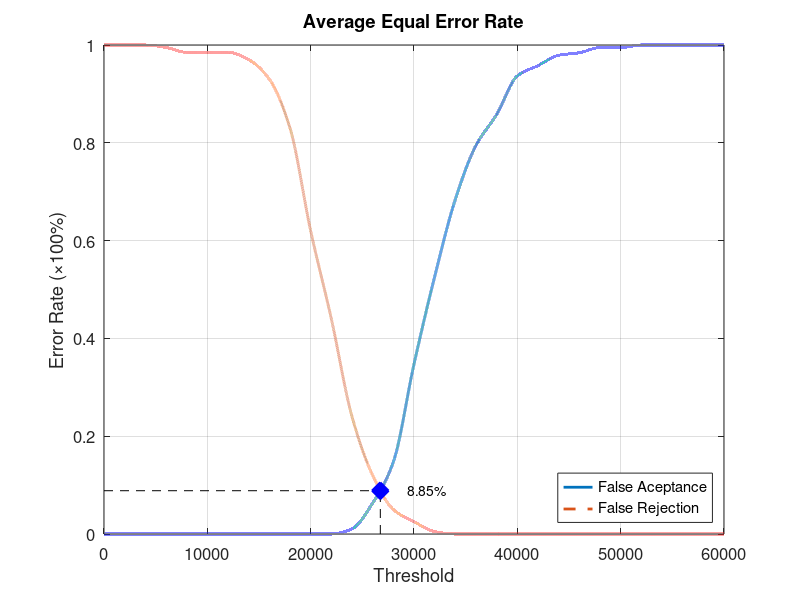
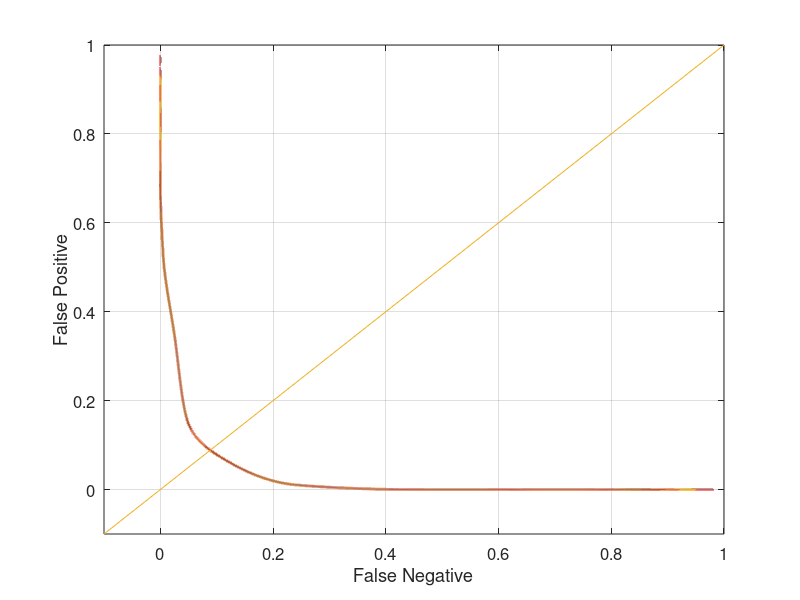

MATLAB code for these plots, in order:
function yEER = Database2_1
close all;
clear;
clc;
x = 0:2000:60000;
xq = 0:0.5:60000;

y0 = [0 0 0 0 0 0 0 0 0 0 0 0 0.0105263 0.0631579 0.147368 0.347368 0.526316 0.684211 0.794737 0.857895 0.936842 0.957895 0.978947 0.984211 0.994737 0.994737 1 1 1 1 1];
yy0 = interp1(x, y0, xq, 'pchip');
y1 = [1 1 1 0.995 0.985 0.985 0.985 0.97 0.93 0.83 0.62 0.44 0.24 0.12 0.05 0.025 0.005 0 0 0 0 0 0 0 0 0 0 0 0 0 0];
yy1 = interp1(x, y1, xq, 'pchip');

% Calculating EER: 
y2 = abs(y0 - y1);
find(y2 == min(y2))
yy2 = abs(yy0 - yy1);
xEER = find(yy2 == min(yy2));
xEERIndex = xq(xEER) % X-axis EER
yEER = yy0(xEER) % Y-axis EER

main = figure
plot(xq, yy0,'-','LineWidth', 2);	hold on
plot(xq, yy1,'--','LineWidth', 2);	hold on
plot([xEERIndex xEERIndex], [0 yEER], 'k--');	hold on
plot([0 xEERIndex], [yEER yEER], 'k--');	hold on
plot(xEERIndex, yEER, 'bx', 'LineWidth', 10);	hold on
text(xEERIndex + 10 * xEERIndex / 100, yEER, [num2str(round((10000 * yEER)) / 100) '%'])
legend('False Aceptance', 'False Rejection', 'Location', 'SouthEast')
xlabel('Threshold')
ylabel('Error Rate (\times100%)')
title('Average Equal Error Rate')
set(gca, 'FontSize', 12)
axis([0 60000 0 1])
grid on

print(main, 'Database2_1Main', '-dpng');
FNRxFPR = figure('Color', [1 1 1]);
plot(yy1, yy0, '-', yy1, yy0, 'LineWidth', 2);
hold on
y = -0.1:0.1:1
plot(y, y); 
set(gca, 'FontSize', 12)
xlabel('False Negative')
ylabel('False Positive')
axis([-0.1 1 -0.1 1])
set(gca, 'FontSize', 12)
grid on

print(FNRxFPR, 'Database2_1FNRxFPR','-dpng');
end
